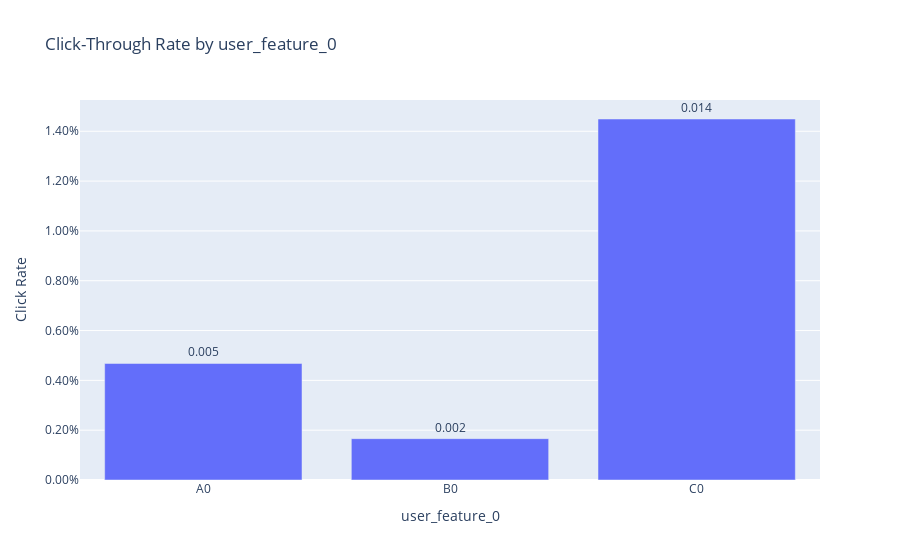
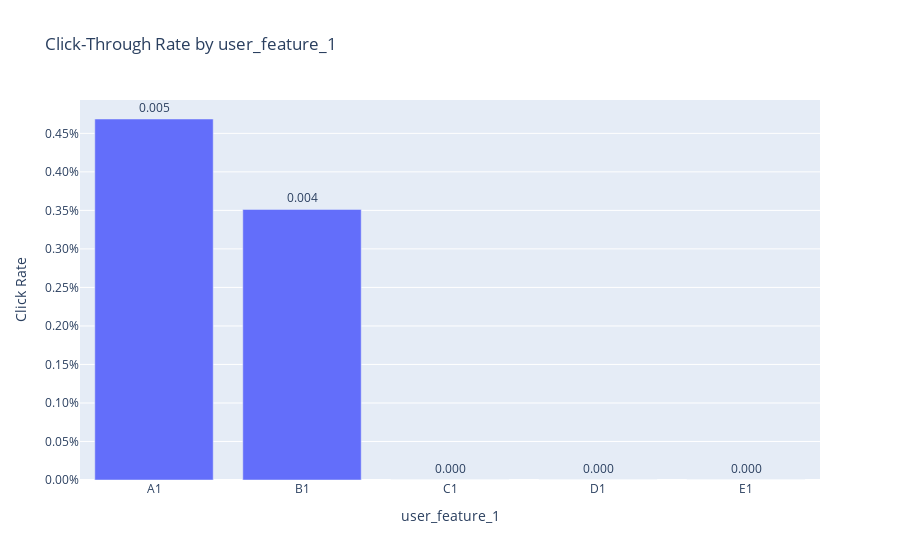
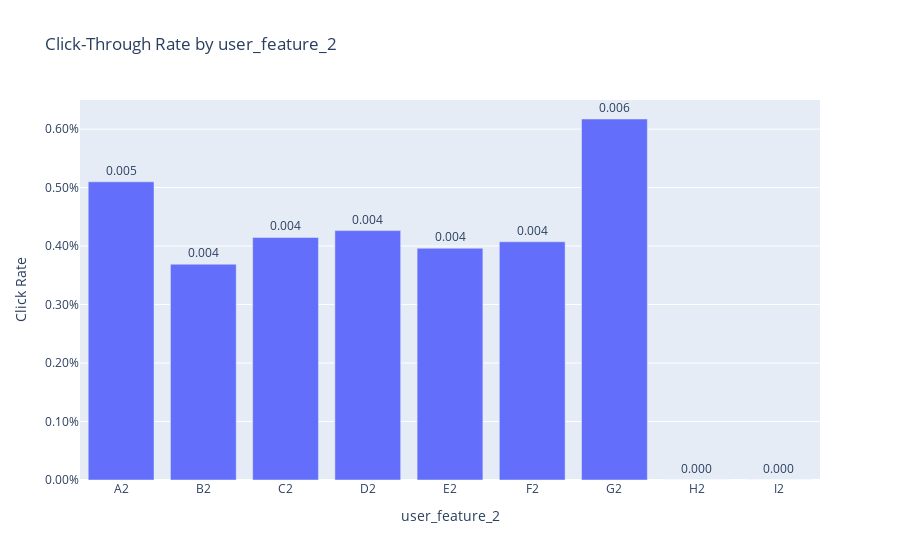
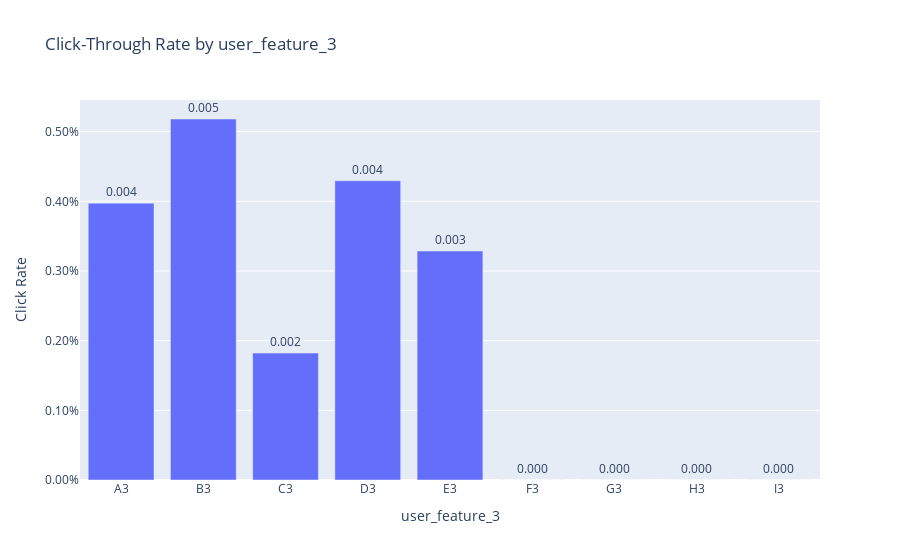

Here is the notebook cell these charts were saved with, in order:
### Code cell
import plotly.express as px

# list of your user features
user_feature_cols = [c for c in log_df_readable.columns if c.startswith("user_feature")]

for col in user_feature_cols:
    # compute CTR per category
    ctr_df = (
        log_df_readable.groupby(col)["click"]
        .mean()
        .reset_index()
    )
    ctr_df.rename(columns={"click": "CTR"}, inplace=True)

    # ensure alphabetical order
    ctr_df = ctr_df.sort_values(col, ascending=True)
    category_order = sorted(ctr_df[col].unique())

    # make bar plot
    fig = px.bar(
        ctr_df,
        x=col,
        y="CTR",
        text="CTR",
        title=f"Click-Through Rate by {col}",
        labels={col: col, "CTR": "Click Rate"},
        category_orders={col: category_order},
    )
    fig.update_traces(texttemplate="%{text:.3f}", textposition="outside")
    fig.update_layout(yaxis=dict(tickformat=".2%"), margin=dict(t=100))
    fig.show()

### Figure 1 — Plotly figure (JSON) as saved in the notebook; plotly's stock layout.template omitted (floating-point values rounded to 4 significant figures)
{"data": [{"hovertemplate": "user_feature_0=%{x}<br>Click Rate=%{text}<extra></extra>", "legendgroup": "", "marker": {"color": "#636efa", "pattern": {"shape": ""}}, "name": "", "orientation": "v", "showlegend": false, "text": [0.004678, 0.001659, 0.01449], "textposition": "outside", "texttemplate": "%{text:.3f}", "type": "bar", "x": ["A0", "B0", "C0"], "xaxis": "x", "y": [0.004678, 0.001659, 0.01449], "yaxis": "y"}], "layout": {"barmode": "relative", "legend": {"tracegroupgap": 0}, "margin": {"t": 100}, "title": {"text": "Click-Through Rate by user_feature_0"}, "xaxis": {"anchor": "y", "categoryarray": ["A0", "B0", "C0"], "categoryorder": "array", "domain": [0, 1], "title": {"text": "user_feature_0"}}, "yaxis": {"anchor": "x", "domain": [0, 1], "tickformat": ".2%", "title": {"text": "Click Rate"}}}}

### Figure 2 — Plotly figure (JSON) as saved in the notebook; plotly's stock layout.template omitted (floating-point values rounded to 4 significant figures)
{"data": [{"hovertemplate": "user_feature_1=%{x}<br>Click Rate=%{text}<extra></extra>", "legendgroup": "", "marker": {"color": "#636efa", "pattern": {"shape": ""}}, "name": "", "orientation": "v", "showlegend": false, "text": [0.004686, 0.003513, 0.0, 0.0, 0.0], "textposition": "outside", "texttemplate": "%{text:.3f}", "type": "bar", "x": ["A1", "B1", "C1", "D1", "E1"], "xaxis": "x", "y": [0.004686, 0.003513, 0.0, 0.0, 0.0], "yaxis": "y"}], "layout": {"barmode": "relative", "legend": {"tracegroupgap": 0}, "margin": {"t": 100}, "title": {"text": "Click-Through Rate by user_feature_1"}, "xaxis": {"anchor": "y", "categoryarray": ["A1", "B1", "C1", "D1", "E1"], "categoryorder": "array", "domain": [0, 1], "title": {"text": "user_feature_1"}}, "yaxis": {"anchor": "x", "domain": [0, 1], "tickformat": ".2%", "title": {"text": "Click Rate"}}}}

### Figure 3 — Plotly figure (JSON) as saved in the notebook; plotly's stock layout.template omitted (floating-point values rounded to 4 significant figures)
{"data": [{"hovertemplate": "user_feature_2=%{x}<br>Click Rate=%{text}<extra></extra>", "legendgroup": "", "marker": {"color": "#636efa", "pattern": {"shape": ""}}, "name": "", "orientation": "v", "showlegend": false, "text": [0.005099, 0.00369, 0.004148, 0.004264, 0.003963, 0.004073, 0.006173, 0.0, 0.0], "textposition": "outside", "texttemplate": "%{text:.3f}", "type": "bar", "x": ["A2", "B2", "C2", "D2", "E2", "F2", "G2", "H2", "I2"], "xaxis": "x", "y": [0.005099, 0.00369, 0.004148, 0.004264, 0.003963, 0.004073, 0.006173, 0.0, 0.0], "yaxis": "y"}], "layout": {"barmode": "relative", "legend": {"tracegroupgap": 0}, "margin": {"t": 100}, "title": {"text": "Click-Through Rate by user_feature_2"}, "xaxis": {"anchor": "y", "categoryarray": ["A2", "B2", "C2", "D2", "E2", "F2", "G2", "H2", "I2"], "categoryorder": "array", "domain": [0, 1], "title": {"text": "user_feature_2"}}, "yaxis": {"anchor": "x", "domain": [0, 1], "tickformat": ".2%", "title": {"text": "Click Rate"}}}}

### Figure 4 — Plotly figure (JSON) as saved in the notebook; plotly's stock layout.template omitted (floating-point values rounded to 4 significant figures)
{"data": [{"hovertemplate": "user_feature_3=%{x}<br>Click Rate=%{text}<extra></extra>", "legendgroup": "", "marker": {"color": "#636efa", "pattern": {"shape": ""}}, "name": "", "orientation": "v", "showlegend": false, "text": [0.003974, 0.005181, 0.001821, 0.004296, 0.003286, 0.0, 0.0, 0.0, 0.0], "textposition": "outside", "texttemplate": "%{text:.3f}", "type": "bar", "x": ["A3", "B3", "C3", "D3", "E3", "F3", "G3", "H3", "I3"], "xaxis": "x", "y": [0.003974, 0.005181, 0.001821, 0.004296, 0.003286, 0.0, 0.0, 0.0, 0.0], "yaxis": "y"}], "layout": {"barmode": "relative", "legend": {"tracegroupgap": 0}, "margin": {"t": 100}, "title": {"text": "Click-Through Rate by user_feature_3"}, "xaxis": {"anchor": "y", "categoryarray": ["A3", "B3", "C3", "D3", "E3", "F3", "G3", "H3", "I3"], "categoryorder": "array", "domain": [0, 1], "title": {"text": "user_feature_3"}}, "yaxis": {"anchor": "x", "domain": [0, 1], "tickformat": ".2%", "title": {"text": "Click Rate"}}}}
